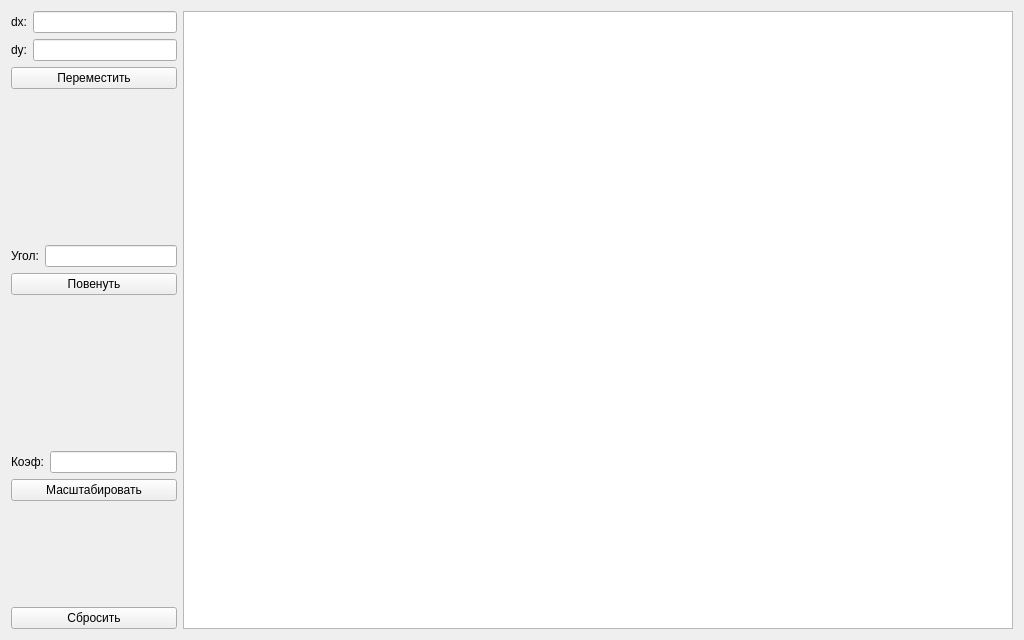
<?xml version="1.0" encoding="UTF-8"?>
<ui version="4.0">
 <class>Widget</class>
 <widget class="QWidget" name="Widget">
  <property name="geometry">
   <rect>
    <x>0</x>
    <y>0</y>
    <width>1024</width>
    <height>640</height>
   </rect>
  </property>
  <property name="windowTitle">
   <string>Widget</string>
  </property>
  <layout class="QHBoxLayout" name="horizontalLayout_5" stretch="1,5">
   <item>
    <layout class="QVBoxLayout" name="verticalLayout_5">
     <item>
      <layout class="QVBoxLayout" name="verticalLayout_2">
       <item>
        <layout class="QVBoxLayout" name="verticalLayout">
         <item>
          <layout class="QHBoxLayout" name="horizontalLayout">
           <item>
            <widget class="QLabel" name="label">
             <property name="text">
              <string>dx:</string>
             </property>
            </widget>
           </item>
           <item>
            <widget class="QLineEdit" name="dx_line">
             <property name="text">
              <string/>
             </property>
            </widget>
           </item>
          </layout>
         </item>
         <item>
          <layout class="QHBoxLayout" name="horizontalLayout_2">
           <item>
            <widget class="QLabel" name="label_2">
             <property name="text">
              <string>dy:</string>
             </property>
            </widget>
           </item>
           <item>
            <widget class="QLineEdit" name="dy_line"/>
           </item>
          </layout>
         </item>
        </layout>
       </item>
       <item>
        <widget class="QPushButton" name="btn_move">
         <property name="text">
          <string>Переместить</string>
         </property>
        </widget>
       </item>
      </layout>
     </item>
     <item>
      <spacer name="verticalSpacer">
       <property name="orientation">
        <enum>Qt::Orientation::Vertical</enum>
       </property>
       <property name="sizeHint" stdset="0">
        <size>
         <width>20</width>
         <height>40</height>
        </size>
       </property>
      </spacer>
     </item>
     <item>
      <layout class="QVBoxLayout" name="verticalLayout_3">
       <item>
        <layout class="QHBoxLayout" name="horizontalLayout_3">
         <item>
          <widget class="QLabel" name="label_3">
           <property name="text">
            <string>Угол:</string>
           </property>
          </widget>
         </item>
         <item>
          <widget class="QLineEdit" name="angle_edit"/>
         </item>
        </layout>
       </item>
       <item>
        <widget class="QPushButton" name="btn_rotate">
         <property name="text">
          <string>Повенуть</string>
         </property>
        </widget>
       </item>
      </layout>
     </item>
     <item>
      <spacer name="verticalSpacer_2">
       <property name="orientation">
        <enum>Qt::Orientation::Vertical</enum>
       </property>
       <property name="sizeHint" stdset="0">
        <size>
         <width>20</width>
         <height>40</height>
        </size>
       </property>
      </spacer>
     </item>
     <item>
      <layout class="QVBoxLayout" name="verticalLayout_4">
       <item>
        <layout class="QHBoxLayout" name="horizontalLayout_4">
         <item>
          <widget class="QLabel" name="label_4">
           <property name="text">
            <string>Коэф:</string>
           </property>
          </widget>
         </item>
         <item>
          <widget class="QLineEdit" name="coef_edit"/>
         </item>
        </layout>
       </item>
       <item>
        <widget class="QPushButton" name="btn_scale">
         <property name="text">
          <string>Масштабировать</string>
         </property>
        </widget>
       </item>
       <item>
        <spacer name="verticalSpacer_3">
         <property name="orientation">
          <enum>Qt::Orientation::Vertical</enum>
         </property>
         <property name="sizeHint" stdset="0">
          <size>
           <width>20</width>
           <height>40</height>
          </size>
         </property>
        </spacer>
       </item>
      </layout>
     </item>
     <item>
      <widget class="QPushButton" name="btn_reset">
       <property name="text">
        <string>Сбросить</string>
       </property>
      </widget>
     </item>
    </layout>
   </item>
   <item>
    <widget class="QGraphicsView" name="graphicsView"/>
   </item>
  </layout>
 </widget>
 <resources/>
 <connections/>
</ui>
